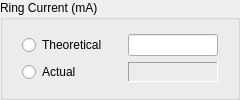
               <widget class="QGroupBox" name="groupBox_bm_ring_current">
                <property name="minimumSize">
                 <size>
                  <width>240</width>
                  <height>0</height>
                 </size>
                </property>
                <property name="maximumSize">
                 <size>
                  <width>240</width>
                  <height>16777215</height>
                 </size>
                </property>
                <property name="title">
                 <string>Ring Current (mA)</string>
                </property>
                <layout class="QGridLayout" name="gridLayout_29">
                 <item row="0" column="0">
                  <layout class="QHBoxLayout" name="horizontalLayout_13">
                   <item>
                    <layout class="QGridLayout" name="gridLayout_8">
                     <item row="0" column="0">
                      <widget class="QRadioButton" name="radioButton_bm_ring_current_theoretical">
                       <property name="minimumSize">
                        <size>
                         <width>100</width>
                         <height>0</height>
                        </size>
                       </property>
                       <property name="maximumSize">
                        <size>
                         <width>100</width>
                         <height>16777215</height>
                        </size>
                       </property>
                       <property name="text">
                        <string>Theoretical</string>
                       </property>
                      </widget>
                     </item>
                     <item row="1" column="0">
                      <widget class="QRadioButton" name="radioButton_bm_ring_current_actual">
                       <property name="text">
                        <string>Actual</string>
                       </property>
                      </widget>
                     </item>
                     <item row="0" column="1">
                      <widget class="QLineEdit" name="lineEdit_bm_ring_current_theoretical">
                       <property name="minimumSize">
                        <size>
                         <width>90</width>
                         <height>0</height>
                        </size>
                       </property>
                       <property name="maximumSize">
                        <size>
                         <width>90</width>
                         <height>16777215</height>
                        </size>
                       </property>
                      </widget>
                     </item>
                     <item row="1" column="1">
                      <widget class="QLabel" name="label_bm_ring_current_actual">
                       <property name="maximumSize">
                        <size>
                         <width>90</width>
                         <height>16777215</height>
                        </size>
                       </property>
                       <property name="frameShape">
                        <enum>QFrame::Panel</enum>
                       </property>
                       <property name="frameShadow">
                        <enum>QFrame::Sunken</enum>
                       </property>
                       <property name="text">
                        <string/>
                       </property>
                      </widget>
                     </item>
                    </layout>
                   </item>
                  </layout>
                 </item>
                </layout>
               </widget>
